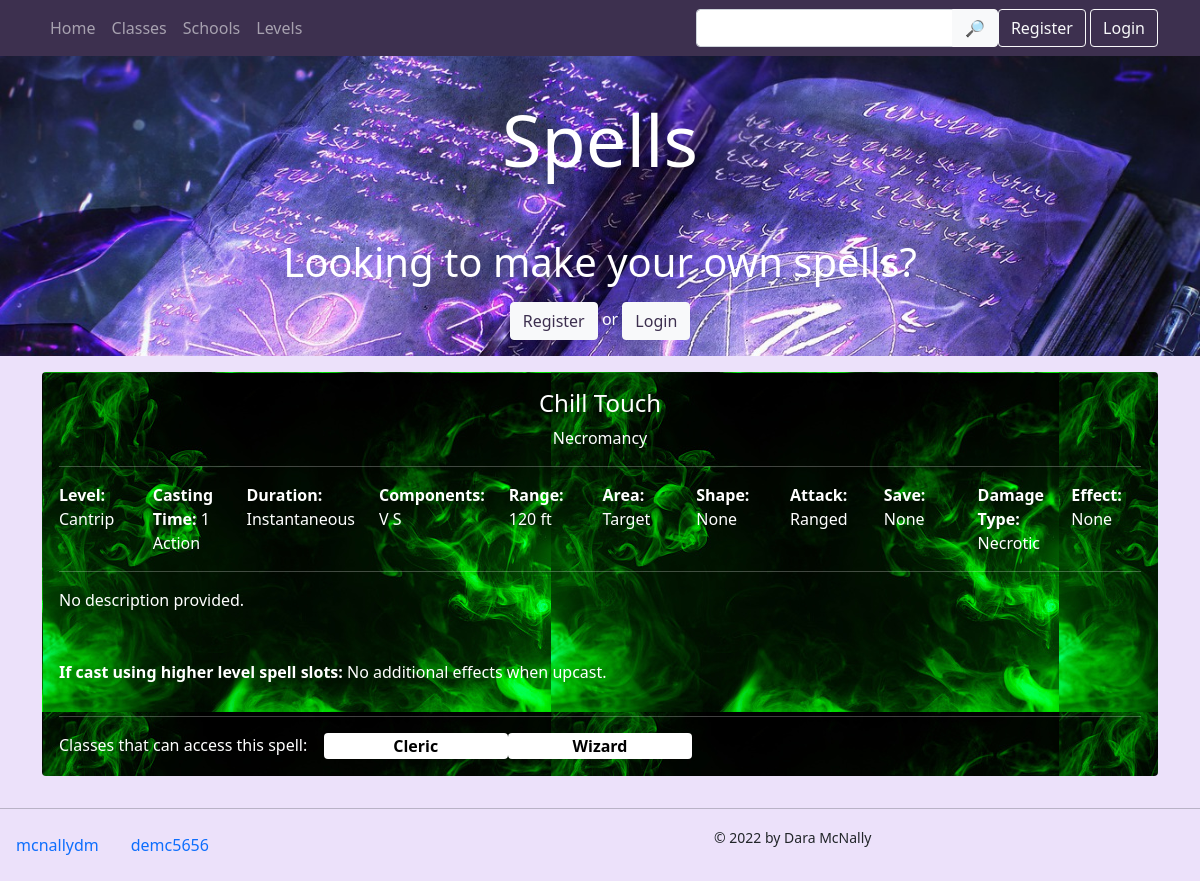
/spell_detail/10/Chill Touch/, run on the app's committed database.
### app/models.py (models this page shows, shortened)
class Spell(models.Model):
    name = models.CharField(max_length=40)
    level = models.IntegerField(help_text = "Enter 0 for cantrips")
    school = models.ForeignKey(School, related_name="spell", on_delete=models.CASCADE)
    range = models.CharField(max_length=20, default="Touch")
    area = models.CharField(max_length=30, default="Target")
    AREA_TYPES = [
        ("None", "None"),
        ("Radius", "Radius"),
        ("Cube", "Cube"),
        ("Sphere", "Sphere"),
        ("Cylinder", "Cylinder"),
        ("Cone", "Cone")
        ]
    area_shape = models.CharField(max_length=20, choices=AREA_TYPES, default="None")
    ATTACK_TYPES = [
        ("None", "None"),
        ("Melee", "Melee Spell Attack"),
        ("Ranged", "Ranged Spell Attack")
    ]
    SAVE_TYPES = [
        ("None", "None"),
        ("Dexterity", "Dexterity Save"),
        ("Strength", "Strength Save"),
        ("Constitution", "Constitution Save"),
        ("Intelligence", "Intelligence Save"),
        ("Wisdom", "Wisdom Save"),
        ("Charisma", "Charisma Save")
    ]
    attack = models.CharField(max_length=30, choices=ATTACK_TYPES, default="None")
    saving_throw = models.CharField(max_length=30, choices=SAVE_TYPES, default="None")
    casting_time = models.CharField(max_length=20, default="None")
    ritual = models.BooleanField(default=False)
    duration = models.CharField(max_length=20, default="None")
    concentration = models.BooleanField()
    components = models.ManyToManyField(Component, related_name="spell", blank=True)
    materials = models.TextField(max_length=500, default="None")
    damage_type = models.ManyToManyField(DamageType, related_name="spell", blank=True)
    effects = models.ManyToManyField(Effect, blank=True)
    description = models.TextField(max_length=4000, default="No description provided.")
    upcasting = models.TextField(max_length=1000, default="No additional effects when upcast.")
    char_class = models.ManyToManyField(CharacterClass, related_name="spell", blank=True)
    creator = models.ForeignKey(Profile, related_name="created_spells", blank=True, on_delete=models.CASCADE)

class School(models.Model):
    name = models.CharField(max_length=30, blank=True)

class Component(models.Model):
    COMPONENT_TYPES = [("V", "Verbal"), ("S", "Somatic"), ("M", "Material")]
    name = models.CharField(max_length=20, choices=COMPONENT_TYPES, default="None")

class DamageType(models.Model):
    name = models.CharField(max_length=30, default="None")

class Effect(models.Model):
    name = models.CharField(max_length=30, default="None")

class CharacterClass(models.Model):
    name = models.CharField(max_length=70, null=True)

### app/views.py (the view)
# urls.py: path('spell_detail/<int:spell_id>/<str:spell_name>/', views.spell_detail, name="spell_detail"),
def spell_detail(request, spell_id, spell_name):
    faves=[]
    try:
        curr_user = Profile.objects.get(user=request.user)
        faves = Rating.objects.filter(player=curr_user).filter(favorite=True)
    except:
        pass
    rate=-1
    try:
        curr_user = Profile.objects.get(user=request.user)
        s = Spell.objects.get(id=spell_id)
        rated = Rating.objects.filter(player=curr_user).get(spell=s)
        rate=rated.score
    except:
        pass
    try:
        spell_to_view = Spell.objects.get(id=spell_id)
    except Spell.DoesNotExist:
        raise Http404('Spell not found.')
    return render(request, "spell_detail.html", {
        "v_spell" : spell_to_view,
        "v_faves": faves,
        "v_rate": rate,
        "v_classes" : CharacterClass.objects.all().order_by('name'),
        "v_schools" : School.objects.all(),
        "v_levels" : [0, 1, 2, 3, 4, 5, 6, 7, 8, 9]
    })

### app/templates/spell_detail.html (shortened to what this page needs)
{% extends "base.html" %}
{% block content %}
    <div class="card mb-3"
        {% if spell.school.name != "" %}
            style="border-color: transparent; background-image: url( '/static/img/{{v_spell.school.name}}.jpg' ); color: white;"
        {% else %}
            style="color: black;"
        {% endif %}
    >
        <div class="card-body">
            <a href="{% url 'spell_detail' v_spell.id v_spell.name %}" style="text-decoration: none;">
                <h4 class="card-title text-center"
                {% if spell.school.name != "" %}
                    style="color: white;"
                {% else %}
                style="color: black;"
                {% endif %}
                >{{v_spell.name}}</h4>
            </a>
            <div class="text-center">{{ v_spell.school.name }}</div>
            <hr>
            <div class="card-text">
                <div class="row">
                    <div class="col">
                        <strong>Level: </strong>
                        {% if v_spell.level == 0 %}
                            Cantrip
                        {% else %}
                            {{v_spell.level}}
                        {% endif %}
                    </div>
                    <div class="col"><strong>Casting Time: </strong>{{v_spell.casting_time}}
                    </div>
                    <div class="col"><strong>Duration: </strong>{{v_spell.duration}}
                    </div>
                    <div class="col"><strong>Components: </strong>
                    {% if v_spell.components.all %}
                        {% for com in v_spell.components.all %}
                            {{com.name}}
                        {% endfor %}
                    {% endif %}
                    </div>
                    <div class="col"><strong>Range: </strong>{{v_spell.range}}</div>
                    <div class="col"><strong>Area: </strong>{{v_spell.area}}</div>
                    <div class="col"><strong>Shape: </strong>{{v_spell.area_shape}}</div>
                    <div class="col"><strong>Attack: </strong>{{v_spell.attack}}</div>
                    <div class="col"><strong>Save: </strong>{{v_spell.saving_throw}}</div>
                    <div class="col"><strong>Damage Type: </strong>
                        {% for dam in v_spell.damage_type.all %}
                            {{dam.name}}
                        {% endfor %}
                    </div>
                    <div class="col"><strong>Effect: </strong>
                        {% for eff in v_spell.effects.all %}
                            {{eff.name}}
                        {% endfor %}
                    </div>
                </div>
                <hr>
                <div class="row pb-5">
                    <div class="col-12">{{v_spell.description}}</div>
                </div>
                <div class="row pb-3">
                    <div class="col-12"><strong>If cast using higher level spell slots: </strong>{{v_spell.upcasting}}</div>
                </div>
                {% if v_spell.char_class.all %}
                    <hr>
                    <div class="row">
                        <div class="col-xl-3 col-lg-4 col-md-5 col-sm-7">Classes that can access this spell:</div>
                        {% for cls in v_spell.char_class.all %}
                            <div class="card col-lg-2 col-md-2 col-sm-3 col-4 text-center" style="color:black;">
                                <strong>{{cls.name}}</strong>
                            </div>
                        {% endfor %}
                    </div>
                {% endif %}
            </div>
        </div>
    </div>
{% endblock %}

### app/static/css/custom.css (style rules this page uses)
.dark-bg { background-color: #ece1fa; }
.card { border-color: transparent; }

### app/templates/base.html (style rules this page uses)
body { position: relative; }

### data on the page
Spell: school.name (picture), name "Chill Touch", school.name "Necromancy", casting_time "1 Action", duration "Instantaneous", range "120 ft", area "Target", area_shape "None", attack "Ranged", saving_throw "None", description "No description provided.", upcasting "No additional effects when upcast."
Component: name "V"
Component: name "S"
DamageType: name "Necrotic"
Effect: name "None"
CharacterClass: name "Cleric"
CharacterClass: name "Wizard"
